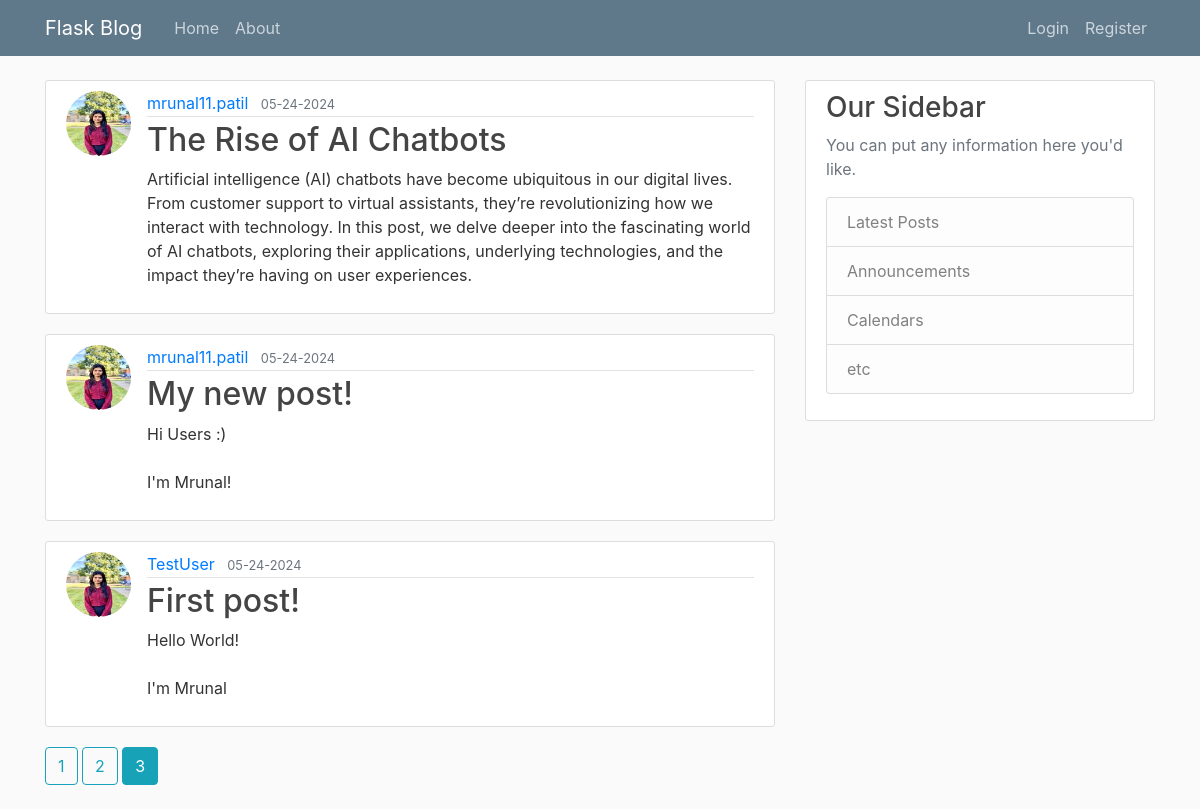
Screenshot of /home?page=3 with the database file from the repository.
### flaskblog/models.py (models this page shows, shortened)
class Post(db.Model):
    id = db.Column(db.Integer, primary_key=True)
    title = db.Column(db.String(100), nullable=False)
    date_posted = db.Column(db.DateTime, nullable=False, default=datetime.utcnow)
    content = db.Column(db.Text, nullable=False)
    user_id = db.Column(db.Integer, db.ForeignKey('user.id'), nullable=False)

class User(db.Model, UserMixin):
    id = db.Column(db.Integer, primary_key=True)
    username = db.Column(db.String(20), unique=True, nullable=False)
    email = db.Column(db.String(120), unique=True, nullable=False)
    image_file = db.Column(db.String(20), nullable=False, default='default.jpg')
    password = db.Column(db.String(60), nullable=False)
    posts = db.relationship('Post', backref='author', lazy=True)

### flaskblog/main/routes.py (the view)
@main.route("/")
@main.route("/home")
def home():
    page = request.args.get('page', 1, type=int)
    posts = Post.query.order_by(Post.date_posted.desc()).paginate(page=page, per_page=5)
    return render_template('home.html', posts=posts)

### flaskblog/templates/home.html (shortened to what this page needs)
{% extends "layout.html" %}
{%  block content %}
    {% for post in posts.items %}
        <article class="media content-section">
            <img class="rounded-circle article-img" src="{{ url_for('static', filename='profile_pics/' + post.author.image_file) }}">
            <div class="media-body">
            <div class="article-metadata">
                <a class="mr-2" href="{{ url_for('users.user_posts', username=post.author.username) }}">{{ post.author.username }}</a>
                <small class="text-muted">{{ post.date_posted.strftime('%m-%d-%Y') }}</small>
            </div>
            <h2><a class="article-title" href="{{ url_for('posts.post', post_id=post.id) }}">{{ post.title }}</a></h2>
            <p class="article-content">{{ post.content }}</p>
            </div>
        </article>
    {%  endfor %}
    {% for page_num in posts.iter_pages(left_edge=1, right_edge=1, left_current=1, right_current=2) %}
        {% if page_num %}
            {% if posts.page == page_num %}
                <a class="btn btn-info mb-4" href="{{ url_for('main.home', page=page_num) }}">{{ page_num }}</a>
            {% else %}
                <a class="btn btn-outline-info mb-4" href="{{ url_for('main.home', page=page_num) }}">{{ page_num }}</a>
            {% endif %}
        {% endif %}
    {% endfor %}
{%  endblock content %}

### flaskblog/static/main.css (style rules this page uses)
body { background: #fafafa; color: #333333; margin-top: 5rem; }
h1, h2, h3, h4, h5, h6 { color: #444444; }
.content-section { background: #ffffff; padding: 10px 20px; border: 1px solid #dddddd; border-radius: 3px; margin-bottom: 20px; }
.article-title { color: #444444; }
.article-content { white-space: pre-line; }
.article-img { height: 65px; width: 65px; margin-right: 16px; }
.article-metadata { padding-bottom: 1px; margin-bottom: 4px; border-bottom: 1px solid #e3e3e3 }

### rows the page displays
Post: image_file (picture), author.username "mrunal11.patil", date_posted "05-24-2024", title "The Rise of AI Chatbots", content "Artificial intelligence (AI) chatbots have become ubiquitous in our digital lives. From customer support to virtual assistants, they’re revolutionizing how we interact with technology. In this post, we delve deeper into the fascinating world of AI chatbots, exploring their applications, underlying technologies, and the impact they’re having on user experiences."
Post: image_file (picture), author.username "mrunal11.patil", date_posted "05-24-2024", title "My new post!", content "Hi Users :) I'm Mrunal!"
Post: image_file (picture), author.username "TestUser", date_posted "05-24-2024", title "First post!", content "Hello World! I'm Mrunal"

### other values shown
{{ page_num }} "1" "2"
{{ page_num }} "3"
